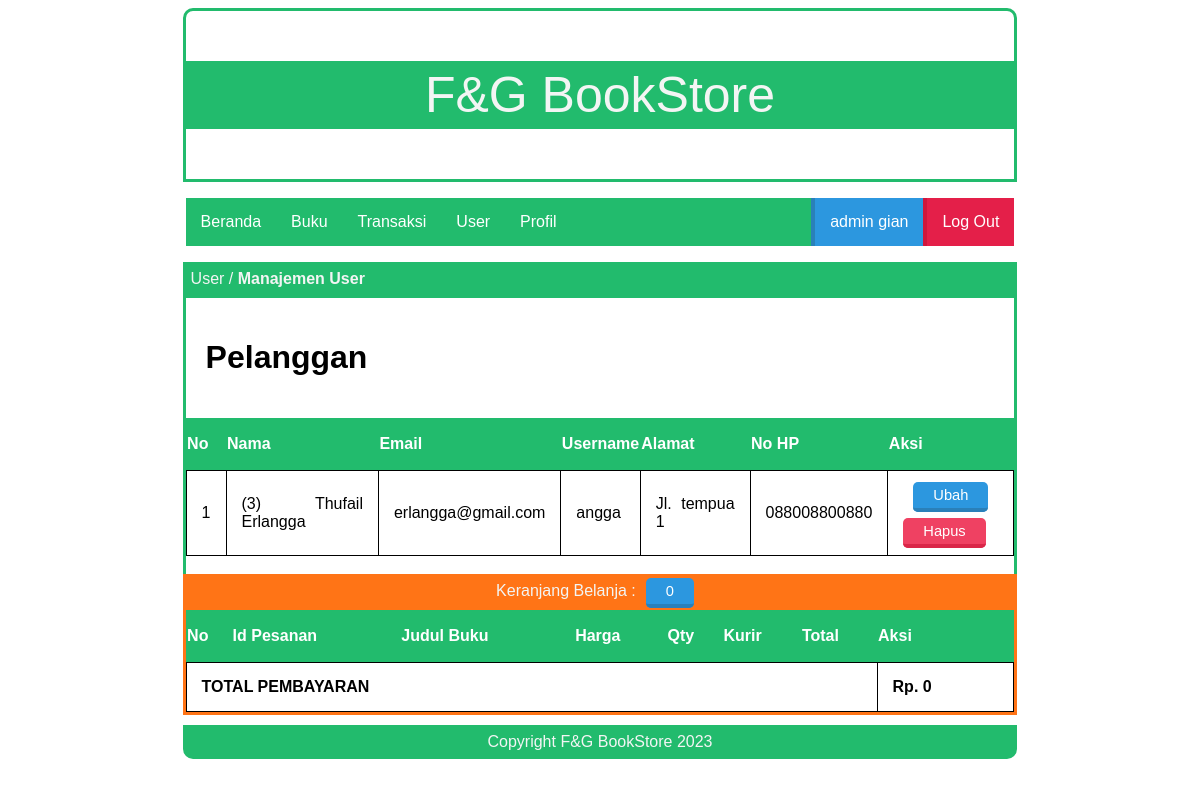
The page /index.php?page=user (signed in) on the database its author committed.
### tables this page shows
CREATE TABLE `tbl_users` (
  `id_user` int(100) NOT NULL,
  `nama_lengkap` varchar(30) NOT NULL,
  `email` varchar(30) NOT NULL,
  `username` varchar(6) NOT NULL,
  `password` varchar(6) NOT NULL,
  `alamat` varchar(50) NOT NULL,
  `no_hp` text NOT NULL,
  `title` varchar(10) NOT NULL
);

### page/admin/user/user.php (the view, shortened to what this page needs)
<div class="box-title">
    <p>User / <b>Manajemen User</b></p>
</div>
<div id="box">
  <h1>Pelanggan</h1>
  <?php
  $status = "user";
  include('lib/koneksi.php');
  $query = $conn->prepare("SELECT * FROM tbl_users WHERE title=:title");
  $query->bindparam(':title',$status);
  $query->execute();
  $data = $query->fetchAll();
  ?>
  <table class="news">
    <tr>
      <th>No</th>
      <th>Nama</th>
      <th>Email</th>
      <th>Username</th>
      <th>Alamat</th>
      <th>No HP</th>
      <th>Aksi</th>
    </tr>
    <?php
    $no=1;
    foreach ($data as $value): ?>
        <tr>
            <td><?php echo $no; ?></td>
            <td><?php echo "(".$value['id_user'].") ".$value['nama_lengkap'] ?></td>
            <td><?php echo $value['email'] ?></td>
            <td><?php echo $value['username'] ?></td>
            <td><?php echo $value['alamat'] ?></td>
            <td><?php echo $value['no_hp'] ?></td>
            <td>
              <a class="tombol-biru" href="?page=user_edit&id=<?php echo $value['id_user']; ?>">Ubah</a><br><br>
              <a class="tombol-merah" href="?page=user_hapus&id=<?php echo $value['id_user']; ?>">Hapus</a>
            </td>
        </tr>
    <?php
    $no++;
    endforeach;
     ?>
  </table>
  <br>
</div>

### style.css (style rules this page uses)
.box-title { background: #22bb6d; width: 70%; height: 30px; margin: auto; border: 3px solid #22bb6d; }
.box-title p { color: #f3f5f4; margin: 5px 5px; font-family: sans-serif; }
#box { border-bottom: 0px; border-left: 3px solid #22bb6d; border-right: 3px solid #22bb6d; width: 70%; margin: auto; min-height: 200px; overflow: hidden; }
table.news { border-collapse: collapse; width: 100%; }
.news td { padding: 15px; border: 1px solid black; }
.news th { background-color: #22bb6d; color: white; height: 50px; }
#box p,h1,h2,table,tr,td,img { font-family: sans-serif; padding: 20px; text-align: justify; }
.tombol-biru { background:#2C97DF; color:white; border-top:0; border-left:0; border-right:0; border-bottom:4px solid #2A80B9; border-radius: 5px; padding:5px 20px; text-decoration:none; font-family:sans-serif; font-size:11pt; margin:10px; }
.tombol-merah { background:#ef4162; color:white; border-top:0; border-left:0; border-right:0; border-bottom:4px solid #da2648; border-radius: 5px; padding:5px 20px; text-decoration:none; font-family:sans-serif; font-size:11pt; }

### rows shown on the page
tbl_users: id_user "3", nama_lengkap "Thufail Erlangga", email "erlangga@gmail.com", username "angga", alamat "Jl. tempua 1", no_hp "088008800880"

### other values the page prints
$title "admin"
$user "gian"
$count "0"
$jumlah "0"
